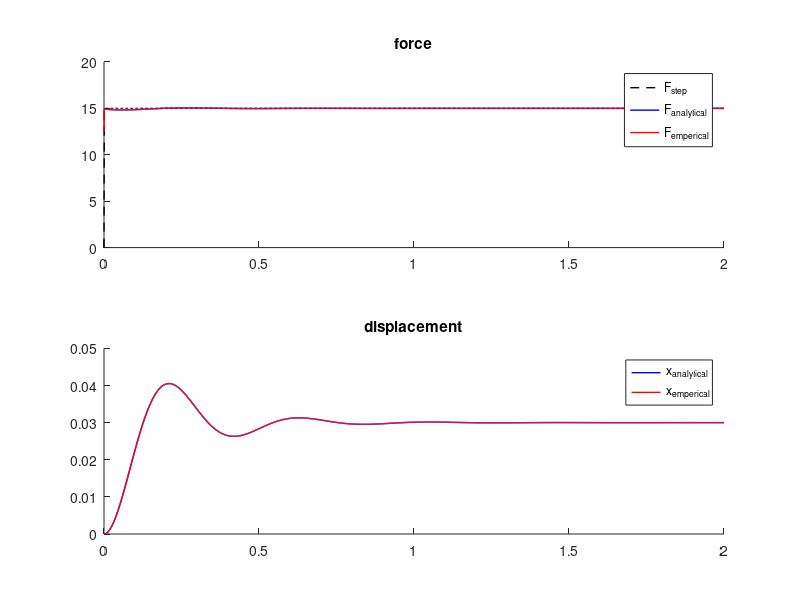

The MATLAB source for this figure: (Note: this script raises an error after producing the figure.)
%% A time-invariant impedance 
clear, clc, close all

F       = 15;
freq    = 1000;
m_n     = 2; %[kg]
b_n     = 20; %[Ns/m]
k_n     = 500; %[N/m]
omega_n = sqrt(k_n/m_n); %[rad/s]
zita    = b_n/(2*sqrt(k_n*m_n));
omega_d = omega_n*sqrt(1-zita^2); %[rad/s]


t   = 0:1/freq:2;
x_n = (F/k_n)*(1-exp(-zita*omega_n*t)/(sqrt(1-zita^2)).*sin(omega_d*t+acos(zita)));
f_n = (x_n-x_n(1))*k_n + [diff(x_n)/(1/freq), 0]*b_n + [diff(x_n,2)/(1/freq^2), 0, 0]*m_n;
f_n0= ones(size(x_n))*F; % force input
f_n0(1) = 0;

% solve the displacement, given the step function and the force input. 
f_input = ones(size(x_n))*F;
f_input(1) = 0; 
s = tf('s');
G = 1/(m_n*s^2+b_n*s+k_n);
x_pred = lsim(G,f_input,t);

% check the force, 
f_pred = (x_pred'-x_pred(1))*k_n + [diff(x_pred)'/(1/freq), 0]*b_n + [diff(x_pred,2)'/(1/freq^2), 0, 0]*m_n;

figure(); 
subplot(2,1,1); 
hold on;
plot(t, f_n0, 'k--', 'linewidth', 1);
plot(t, f_n, 'b', 'linewidth', 1); 
plot(t, f_pred, 'r', 'linewidth', 1);
ylim([0 20]);
legend('F_{step}', 'F_{analytical}', 'F_{emperical}')
title('force');
subplot(2,1,2); 
hold on;
plot(t, x_n, 'b', 'linewidth', 1); 
plot(t, x_pred, 'r', 'linewidth', 1);
legend('x_{analytical}', 'x_{emperical}')
title('displacement');
sgtitle('analytical f, x agree with emperical');

% use the tf to estimate the impedance 
f_input = f_n;
Ts = 1000;
data_est_UPs = iddata(x_n',f_input',1/Ts);
sysUP_s = tfest(data_est_UPs,2,0);
opt = predictOptions('InitialCondition','z');
[xp,~,~] = predict(sysUP_s,data_est_UPs,0,opt);
x_pred = xp.OutputData;
[NUM_UPs,DEN_UPs] = tfdata(sysUP_s);
K_est_up_s  = DEN_UPs{1}(3)/NUM_UPs{1}(3);
B_est_up_s  = DEN_UPs{1}(2)/NUM_UPs{1}(3);
M_est_up_s  = DEN_UPs{1}(1)/NUM_UPs{1}(3);
FIT_up_s    = sysUP_s.Report.Fit.FitPercent;
% estimation agrees with the setting 

%% A time-variant impedance 
clc; 

a = 0.5;
t = 0:1/freq:2;
toff = 0.2;
k = k_n*(1-a*exp(-(t-toff).^2/(2*0.05^2)));
figure(),
hold on;
plot(t,k), grid on
yline(mean(k));
ylim([0 max(k)]);
xlabel('Time [s]')
ylabel('Stiffness [N/m]')
title('examplary stiffness change'); 



i = 1;
for toff = [0.03 0.06 0.1 0.2]
    %Differential Equation
    f = @(t,x) [x(2);-(b_n/m_n)*x(2)-((k_n*(1-a*exp(-(t-toff)^2/(2*0.05^2))))/m_n)*x(1)+F/m_n];

    [tt,xx] = ode45(f,0:1/freq:2,[0,0]);

    x_kvar(:,i) = xx(:,1);
    k = k_n*(1-a*exp(-(t-toff).^2/(2*0.05^2)));
    fce(:,i) = (xx(:,1)' - xx(1,1)).*k + xx(:,2)'.*b_n + [diff(xx(:,2)')/(1e-3), 0]*m_n;

    i = i + 1;
end

x_pred = [];
% estimating each of the system using TI system 
for i = 1:4
%     f = fce(:,i);    
    x = x_kvar(:,i);
    f = ones(size(x))*F;    
    f(1) = 0; 
    f(end) = f(end-1);
    Ts = 1000;
    data_est_UPs = iddata(x,f,1/Ts);

    sysUP_s = tfest(data_est_UPs,2,0);
    opt = predictOptions('InitialCondition','z');
    [xp,~,~] = predict(sysUP_s,data_est_UPs,0,opt);
    x_pred(:,i) = xp.OutputData';
    [NUM_UPs,DEN_UPs] = tfdata(sysUP_s);
    K_est_up_s(i) = DEN_UPs{1}(3)/NUM_UPs{1}(3);
    B_est_up_s(i) = DEN_UPs{1}(2)/NUM_UPs{1}(3);
    M_est_up_s(i) = DEN_UPs{1}(1)/NUM_UPs{1}(3);
    FIT_up_s(i) = sysUP_s.Report.Fit.FitPercent;

%     figure(); 
%     subplot(2,1,1); 
%     hold on;
%     plot(t, f);
%     plot(t, fce(:,i));
%     subplot(2,1,2); 
%     hold on; 
%     plot(t, x);
%     plot(t, x_pred(:,i));
%     legend('actual pos', 'predicted pos');
end


figure(),
subplot(4,1,1);
hold on;
plot([0.03 0.03],[0 50],'--b');
plot(t,x_n*1000,':k');
plot(tt,x_kvar(:,1)*1000);
plot(tt,x_pred(:,1)*1000);
legend('K trough', 'TI model', 'TV model', 'TI prediction');
ylabel('Disp. [mm]');
grid on
title(['K' num2str(K_est_up_s(1)), ' fit' num2str(FIT_up_s(1))  '%']);


subplot(4,1,2);
hold on;
plot([0.06 0.06],[0 50],'--b');
plot(t,x_n*1000,':k');
plot(tt,x_kvar(:,2)*1000);
plot(tt,x_pred(:,2)*1000);
grid on
legend('K trough', 'TI model', 'TV model', 'TI prediction');
ylabel('Disp. [mm]');
title(['K' num2str(K_est_up_s(2)), ' fit' num2str(FIT_up_s(2))  '%']);

subplot(4,1,3)
hold on;
plot([0.1 0.1],[0 50],'--b');
plot(t,x_n*1000,':k');
plot(tt,x_kvar(:,3)*1000);
plot(tt,x_pred(:,3)*1000);
grid on
legend('K trough', 'TI model', 'TV model', 'TI prediction');
ylabel('Disp. [mm]');
title(['K' num2str(K_est_up_s(3)), ' fit' num2str(FIT_up_s(3))  '%']);

subplot(4,1,4)
hold on;
plot([0.2 0.2],[0 50],'--b');
plot(t,x_n*1000,':k');
plot(tt,x_kvar(:,4)*1000);
plot(tt,x_pred(:,4)*1000);
grid on
title(['K' num2str(K_est_up_s(4)), ' fit' num2str(FIT_up_s(4))  '%']);
xlabel('Time [s]');
ylabel('Disp. [mm]');
legend('K trough', 'TI model', 'TV model', 'TI prediction');
sgtitle('displacement variates with reflex delay');

%% Time-variant impedance on multiple values

clc; 

K_pred_all = zeros(5, 4);
B_pred_all = zeros(5, 4);
M_pred_all = zeros(5, 4);
FIT_pred_all=zeros(5, 4);

k_list = [100 300 500 700 900];
toff_list =  [0.03 0.06 0.1 0.2];

for k_i = 1:5
    k_n = k_list(k_i);
    a = 0.5;
    t = 0:1/freq:2;
    toff = 0.2;
    k = k_n*(1-a*exp(-(t-toff).^2/(2*0.05^2)));


    i = 1;
    for toff = [0.03 0.06 0.1 0.2]
        %Differential Equation
        f = @(t,x) [x(2);-(b_n/m_n)*x(2)-((k_n*(1-a*exp(-(t-toff)^2/(2*0.05^2))))/m_n)*x(1)+F/m_n];

        [tt,xx] = ode45(f,0:1/freq:2,[0,0]);

        x_kvar(:,i) = xx(:,1);
        k = k_n*(1-a*exp(-(t-toff).^2/(2*0.05^2)));
        fce(:,i) = (xx(:,1)' - xx(1,1)).*k + xx(:,2)'.*b_n + [diff(xx(:,2)')/(1e-3), 0]*m_n;

        i = i + 1;
    end

    x_pred = [];
    % estimating each of the system using TI system
    for i = 1:4
        %     f = fce(:,i);
        x = x_kvar(:,i);
        f = ones(size(x))*F;
        f(1) = 0;
        f(end) = f(end-1);
        Ts = 1000;
        data_est_UPs = iddata(x,f,1/Ts);

        sysUP_s = tfest(data_est_UPs,2,0);
        opt = predictOptions('InitialCondition','z');
        [xp,~,~] = predict(sysUP_s,data_est_UPs,0,opt);
        x_pred(:,i) = xp.OutputData';
        [NUM_UPs,DEN_UPs] = tfdata(sysUP_s);
        K_est_up_s(i) = DEN_UPs{1}(3)/NUM_UPs{1}(3);
        B_est_up_s(i) = DEN_UPs{1}(2)/NUM_UPs{1}(3);
        M_est_up_s(i) = DEN_UPs{1}(1)/NUM_UPs{1}(3);
        FIT_up_s(i) = sysUP_s.Report.Fit.FitPercent;

        %     figure();
        %     subplot(2,1,1);
        %     hold on;
        %     plot(t, f);
        %     plot(t, fce(:,i));
        %     subplot(2,1,2);
        %     hold on;
        %     plot(t, x);
        %     plot(t, x_pred(:,i));
        %     legend('actual pos', 'predicted pos');
    end
    K_pred_all(k_i,:) = K_est_up_s;
    B_pred_all(k_i,:) = B_est_up_s;
    M_pred_all(k_i,:) = M_est_up_s;
    FIT_pred_all(k_i,:) = FIT_up_s;
end

K_pred_all_arr = K_pred_all(:);
FIT_pred_all_arr = FIT_pred_all(:);
K_pred_all_arr(FIT_pred_all_arr<80) = nan;
K_pred_all_val = reshape(K_pred_all_arr,5,4);
plot(toff_list, K_pred_all_val, 'o-', 'linewidth', 2);
title('neglegable difference in model K and estimated K using TI model'); 
ylabel('K (N/m)');
xlabel('reflex peak time (s)');
legend('K = 100N/m', 'K = 300N/m', 'K = 500N/m', 'K = 700N/m', 'K = 900N/m');